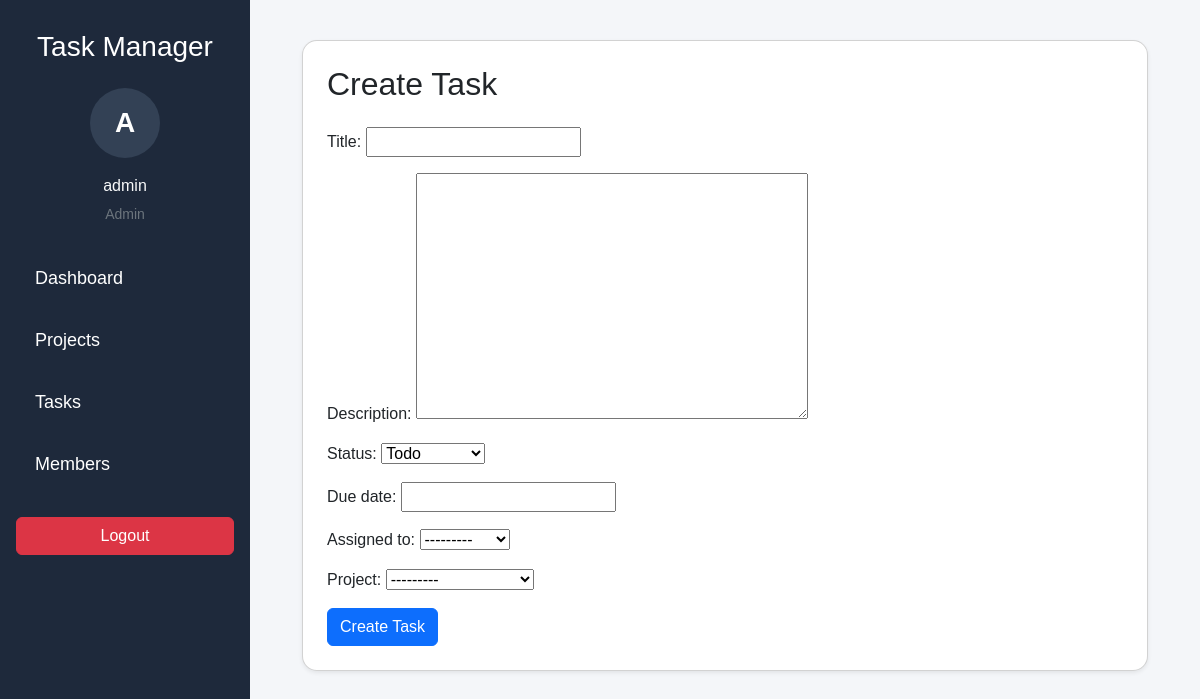
The app's page /create-task/ (signed in) with its own data.
### users/models.py (models this page shows)
class User(AbstractUser):
    ROLE_CHOICES = (
        ('admin', 'Admin'),
        ('member', 'Member'),
    )
    role = models.CharField(max_length=10, choices=ROLE_CHOICES)

### projects/models.py (models this page shows)
class Project(models.Model):
    title = models.CharField(max_length=100)
    description = models.TextField()
    created_by = models.ForeignKey(
        settings.AUTH_USER_MODEL,
        on_delete=models.CASCADE
    )
    members = models.ManyToManyField(
        settings.AUTH_USER_MODEL,
        related_name='projects'
    )
    def __str__(self):
        return self.title

### tasks/views.py (the view)
@login_required
def create_task(request):
    if request.user.role != 'admin':
        return redirect('/')
    if request.method == 'POST':
        form = TaskForm(request.POST)
        if form.is_valid():
            form.save()
            return redirect('/tasks-page/')
    else:
        form = TaskForm()
    return render(
        request,
        'tasks/create_task.html',
        {'form': form}
    )

### tasks/forms.py
class TaskForm(forms.ModelForm):
    class Meta:
        model = Task
        fields = [
            'title',
            'description',
            'status',
            'due_date',
            'assigned_to',
            'project'
        ]

### templates/tasks/create_task.html (shortened to what this page needs)
{% extends 'base.html' %}
{% block content %}
<div class="container">
    <div class="card p-4 shadow-sm">
        <h2 class="mb-4">
            Create Task
        </h2>
        <form method="POST">
            {{ form.as_p }}
            <button class="btn btn-primary">
                Create Task
            </button>
        </form>
    </div>
</div>
{% endblock %}

### templates/base.html (shortened to what this page needs)
<!DOCTYPE html>
<html>
<head>
    <link
    href="https://cdn.jsdelivr.net/npm/bootstrap@5.3.0/dist/css/bootstrap.min.css"
    rel="stylesheet">
</head>
<body>
<div class="sidebar">
    <h3 class="text-white text-center mb-4">
        Task Manager
    </h3>
    {% if request.user.is_authenticated %}
    <div class="text-center mb-4">
        <div class="profile-circle">
            {{ request.user.username|first|upper }}
        </div>
        <p class="text-light mt-3 mb-1">
            {{ request.user.username }}
        </p>
        <small class="text-secondary">
            {{ request.user.role|title }}
        </small>
    </div>
    <a href="/">
        Dashboard
    </a>
    <a href="/projects/">
        Projects
    </a>
    <a href="/tasks-page/">
        Tasks
    </a>
    <a href="/members/">
        Members
    </a>
    <form
        action="/logout/"
        method="POST"
        class="px-3 mt-4"
    >
        <button class="btn btn-danger w-100">
            Logout
        </button>
    </form>
    {% endif %}
</div>
<div class="content">
    {% block content %}
    {% endblock %}
</div>
</body>
</html>

### templates/base.html (style rules this page uses)
body { margin:0; background:#f4f6f9; font-family:Arial; }
.sidebar { width:250px; height:100vh; background:#1e293b; position:fixed; padding-top:30px; }
.sidebar a { display:block; color:white; text-decoration:none; padding:15px 25px; font-size:18px; border-radius:10px; margin:5px 10px; transition:0.3s; }
.content { margin-left:250px; padding:40px; overflow-x:auto; }
.card { border-radius:15px; transition:0.3s; }
.profile-circle { width:70px; height:70px; border-radius:50%; background:#334155; margin:auto; display:flex; align-items:center; justify-content:center; font-size:28px; color:white; font-weight:bold; }

### records on screen
User: user.username|first "A", user.username "admin", user.role "Admin"
